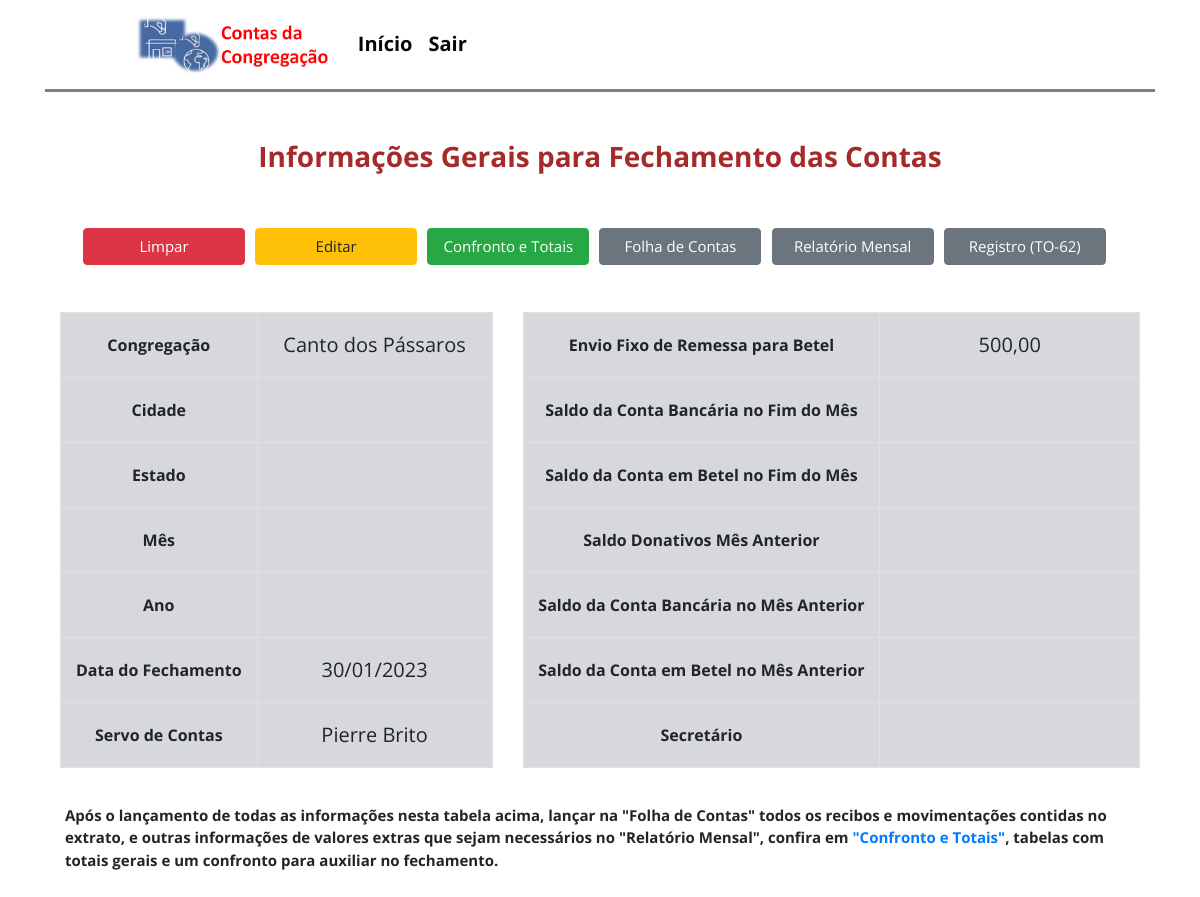
/view_gerais_contas/ (signed in), run on the app's committed database.
### contas/models.py (models this page shows)
class Gerais(models.Model):
    congregação = models.CharField(max_length=60, blank=True, null=True)
    cidade = models.CharField(max_length=60, blank=True, null=True)
    estado = models.CharField(max_length=60, blank=True, null=True)
    mês = models.CharField(max_length=60, blank=True, null=True)
    ano = models.CharField(max_length=60, blank=True, null=True)
    data_do_Fechamento = models.DateField(blank=True, null=True,)
    servo_de_contas = models.CharField(max_length=60, blank=True, null=True)
    secretário = models.CharField(max_length=60, blank=True, null=True)
    saldo_Final_do_Extrato_Mensal = models.DecimalField(blank=True, null=True, max_digits = 10, decimal_places = 2, verbose_name='Saldo da Conta Bancária no Fim do Mês')
    remessa_Enviada_para_Betel_Resolução = models.DecimalField(blank=True, null=True, max_digits = 10, decimal_places = 2, verbose_name='Envio Fixo de Remessa para Betel ')
    saldo_Final_do_Extrato_de_Betel = models.DecimalField(blank=True, null=True, max_digits = 10, decimal_places = 2, verbose_name='Saldo da Conta em Betel no Fim do Mês')
    saldo_Final_dos_Donativos_Mês_Anterior = models.DecimalField(blank=True, null=True, max_digits = 10, decimal_places = 2, verbose_name='Saldo Donativos Mês Anterior' )
    saldo_Final_da_Conta_Bancária_Mês_Anterior = models.DecimalField(blank=True, null=True, max_digits = 10, decimal_places = 2, verbose_name='Saldo da Conta Bancária no Mês Anterior	')
    saldo_Final_da_Conta_em_Betel_Mês_Anterior = models.DecimalField(blank=True, null=True, max_digits = 10, decimal_places = 2, verbose_name='Saldo da Conta em Betel no Mês Anterior	')

### contas/views.py (the view)
# urls.py: path('view_gerais_contas/', views.view_gerais_contas),
@login_required
def view_gerais_contas(request):
    gerais = Gerais.objects.all()
    return render(request, 'cp/view_gerais_contas.html', {'gerais': gerais})

### templates/cp/view_gerais_contas.html (shortened to what this page needs)
{% extends 'base.html' %}
{% block content %}
{% load static %}
<br>
<div class="container">
<h3 style="text-align:center;">Informações Gerais para Fechamento das Contas</h3>
<br>
<div class="row">
<div class="col-sm-12">
  <div class="card">
         <div id='botoes_gerais' class="card-body">
            {% if gerais %}
                <a id="registro_b" href="/deletar_gerais_contas" class="btn btn-danger">Limpar</a>
             {% else %}
               <a id="registro_b" href="/add_gerais_contas" class="btn btn-success">Inserir</a>
              {% endif %}
              {% for a in gerais %}
             <a id="registro_b"href="/editar_gerais_contas/{{a.id}}" class="btn btn-warning">Editar</a>
              {% endfor %}
               <a id="registro_b" href="/resultado" class="btn btn-success" role="button" aria-pressed="true">Confronto e Totais</a>
                <a id="registro_b"href="/contas"  class="btn btn-secondary">Folha de Contas</a></span>
                <a id="registro_b"href="/relatório_mensal"  class="btn btn-secondary">Relatório Mensal</a>
                <a id="registro_b"href="/registro" class="btn btn-secondary">Registro (TO-62)</a>
               </div>
      </div>
      </div>
 </div>
  <br>
  <div class="row">
 <div class="col-md-5">
    <table class='table table-hover table-bordered table-secondary'id="tabela_view_gerais1">
      <tbody>
           <tr>
           <th>Congregação</th>
           {% for a in gerais %}
           <td>{{ a.congregação|default_if_none:"&nbsp;" }}</td>
           {% endfor %}
        </tr>
           <th>Cidade</th>
           {% for a in gerais %}
           <td>{{ a.cidade|default_if_none:"&nbsp;" }}</td>
           {% endfor %}
           <tr>
           <th>Estado</th>
           {% for a in gerais %}
           <td>{{ a.estado|default_if_none:"&nbsp;" }}</td>
           {% endfor %}
        </tr>
           <tr>
           <th>Mês</th>
           {% for a in gerais %}
           <td>{{ a.mês|default_if_none:"&nbsp;" }}</td>
           {% endfor %}
        </tr>
           <tr>
           <th>Ano</th>
           {% for a in gerais %}
           <td>{{ a.ano|default_if_none:"&nbsp;" }}</td>
           {% endfor %}
        </tr>
           <tr>
           <th>Data do Fechamento</th>
           {% for a in gerais %}
           <td>{{ a.data_do_Fechamento|date:'d/m/Y' }}</td>
           {% endfor %}
        </tr>
        <tr>
         <th>Servo de Contas</th>
         {% for a in gerais %}
         <td>{{ a.servo_de_contas|default_if_none:"&nbsp;" }}</td>
         {% endfor %}
      </tr>
    </tbody>
   </table>
</div>
<div class="col-md-7">
   <table class='table table-hover table-bordered table-secondary'id="tabela_view_gerais">
      <tbody>
        <tr>
         <th>Envio Fixo de Remessa para Betel</th>
         {% for a in gerais %}
         <td>{{ a.remessa_Enviada_para_Betel_Resolução|default_if_none:"&nbsp;" }}</td>
         {% endfor %}
      </tr>
           <tr>
            <th>Saldo da Conta Bancária no Fim do Mês</th>
           {% for a in gerais %}
           <td>{{ a.saldo_Final_do_Extrato_Mensal|default_if_none:"&nbsp;" }}</td>
           {% endfor %}
        </tr>
           <tr>
           <th>Saldo da Conta em Betel no Fim do Mês</th>
           {% for a in gerais %}
           <td>{{ a.saldo_Final_do_Extrato_de_Betel|default_if_none:"&nbsp;" }}</td>
           {% endfor %}
        </tr>
           <tr>
           <th>Saldo Donativos Mês Anterior</th>
           {% for a in gerais %}
           <td>{{ a.saldo_Final_dos_Donativos_Mês_Anterior|default_if_none:"&nbsp;" }}</td>
           {% endfor %}
        </tr>
           <tr>
           <th>Saldo da Conta Bancária no Mês Anterior</th>
           {% for a in gerais %}
           <td>{{ a.saldo_Final_da_Conta_Bancária_Mês_Anterior|default_if_none:"&nbsp;" }}</td>
           {% endfor %}
            </tr>
           <tr>
           <th>Saldo da Conta em Betel no Mês Anterior</th>
           {% for a in gerais %}
           <td>{{ a.saldo_Final_da_Conta_em_Betel_Mês_Anterior|default_if_none:"&nbsp;" }}</td>
           {% endfor %}
          </tr>
          <tr>
            <th>Secretário</th>
            {% for a in gerais %}
            <td>{{ a.secretário|default_if_none:"&nbsp;" }}</td>
            {% endfor %}
         </tr>
         </tbody>
      </table>
 </div>
</div>
</div>
<div class="card-body">
   <p style='font-size: 15px'><b>Após o lançamento de todas as informações nesta tabela acima, lançar na "Folha de Contas" todos os recibos e movimentações contidas no extrato, e outras informações de valores extras que sejam necessários no "Relatório Mensal", confira em <a href="/resultado"> "Confronto e Totais"</a>, tabelas com totais gerais e um confronto para auxiliar no fechamento.</b>
  </div>
</div>
{% endblock %}

### static/css/style.css (style rules this page uses)
body { margin: 0; position: relative; height: 100vh; width: 100vw; font-family: 'Open Sans', sans-serif; background-size: cover; }
h3 { font-weight:bolder; text-align: center; color: brown; }
#tabela3_FC th, td { font-size: 20px; width: 200px; }
#tabela_view_gerais th { text-align: center; width: 330px; line-height: 40px; }
#tabela_view_gerais1 th { text-align: center; width: 200px; line-height: 40px; }
#tabela_view_gerais td { text-align: center; width: 240px; line-height: 40px; }
#tabela_view_gerais1 td { text-align: center; width: 240px; line-height: 40px; }
#registro_b { margin: 3px; width: 162px; font-size: 15px; }
.card { border:none; }

### data on the page
Gerais: congregação "Canto dos Pássaros", data_do_Fechamento "30/01/2023", servo_de_contas "Pierre Brito", remessa_Enviada_para_Betel_Resolução "500,00"
